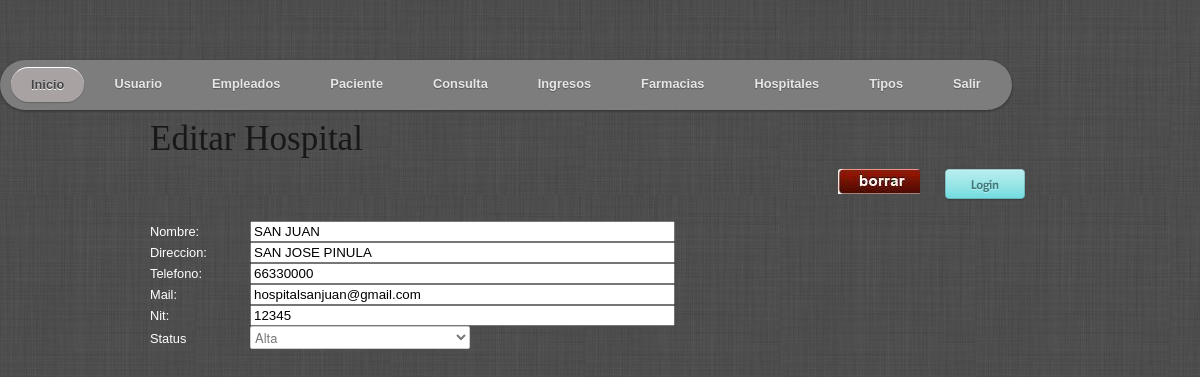
Page /redHospitalaria/Hospitales/editHospital.php?Id=1 (signed in) on the committed database.
### tables this page shows
CREATE TABLE `hospital` (
  `HOSPITAL` int(11) NOT NULL,
  `NOMBRE` varchar(150) NOT NULL,
  `DIRECCION` varchar(100) NOT NULL,
  `TELEFONO` varchar(25) NOT NULL,
  `MAIL` varchar(75) NOT NULL,
  `NIT` varchar(20) NOT NULL,
  `ESTATUS` char(1) NOT NULL,
  PRIMARY KEY (`HOSPITAL`)
);

### redHospitalaria/Hospitales/editHospital.php (the view, shortened to what this page needs)
<!DOCTYPE html>
<html>
<head>
				<link rel="stylesheet" href="../css/base.css">
				<link rel="stylesheet" href="../css/skeleton.css">
				<link rel="stylesheet" href="../css/layout.css">
				<link rel="stylesheet" href="../css/principal.css">
</head>
<body>
<?php include("../includes/menu.php"); ?>
<?php
					$uhospital = $_GET["Id"];
					$unombre="";
					$udireccion="";
					$utelefono="";
					$umail="";
					$unit="";
					if (isset($uhospital))
					{
			$result = mysql_query("SELECT HOSPITAL, NOMBRE, DIRECCION, TELEFONO, MAIL, NIT, ESTATUS FROM redhospitalaria.hospital WHERE HOSPITAL = ".$uhospital.";");
			if ($result ==0)
			{
			echo "Error";
			}else
			{
			$row_array = mysql_fetch_array($result);
			$unombre=$row_array[1];
			$udireccion=$row_array[2];
			$utelefono=$row_array[3];
			$umail=$row_array[4];
			$unit=$row_array[5];
		}
	}
?>
	<form method="POST">
		<table  width="900">
			<h2>Editar Hospital</h2>
			<tr>
			<td color="white">Nombre: </td>
			<td width="800" ><input size="50" name ="NOMBRE" value= "<?php echo $unombre?>"></td>
			</tr>
			<tr>
			<td color="white">Direccion: </td>
			<td><input size="50" name ="DIRECCION" value= "<?php echo $udireccion?>"></td>
			</tr>
			<tr>
			<td color="white">Telefono: </td>
			<td><input size="50" name ="TELEFONO" value= "<?php echo $utelefono?>"></td>
			</tr>
			<tr>
			<td color="white">Mail: </td>
			<td><input size="50" name ="MAIL" value= "<?php echo $umail?>"></td>
			</tr>
			<tr>
			<td color="white">Nit: </td>
			<td><input size="50" name ="NIT" value= "<?php echo $unit?>"></td>
			</tr>
				<tr>
				<td>Status</td>
							<td>
								<SELECT name="ESTATUS">
								<OPTION SELECTED VALUE = "A">Alta
								<OPTION VALUE= "B">Baja
								</SELECT>
							</td>
				</tr>
        								<button name="entrar" type="submit" ></button>
										<button id="borrar" type="reset"></button>
		</table>
	</form>
</body>
</html>

### redHospitalaria/css/base.css (style rules this page uses)
html, body, div, span, applet, object, iframe, h1, h2, h3, h4, h5, h6, p, blockquote, pre, a, abbr, acronym, address, big, cite, code, del, dfn, em, img, ins, kbd, q, s, samp, small, strike, strong, sub, sup, tt, var, b, u, i, center, dl, dt, dd, ol, ul, li, fieldset, form, label, legend, table, caption, tbody, tfoot, thead, tr, th, td, article, aside, canvas, details, embed, figure, figcaption, footer, header, hgroup, menu, nav, output, ruby, section, summary, time, mark, audio, video { margin: 0; padding: 0; border: 0; font-size: 100%; font: inherit; vertical-align: baseline; }
body { line-height: 1; }
table { border-collapse: collapse; border-spacing: 0; }
body { background: url(../images/bg.jpg) #10a5d3; font: 14px/21px "HelveticaNeue", "Helvetica Neue", Helvetica, Arial, sans-serif; color: #444; -webkit-font-smoothing: antialiased; -webkit-text-size-adjust: none; }
h1, h2, h3, h4, h5, h6 { color: #181818; font-family: "Georgia", "Times New Roman", Helvetica, Arial, sans-serif; font-weight: normal; }
h2 { font-size: 35px; line-height: 40px; margin-bottom: 10px; }
a.button, button { background: #eee; background: -moz-linear-gradient(top, rgba(255,255,255,.2) 0%, rgba(0,0,0,.2) 100%); background: -webkit-gradient(linear, left top, left bottom, color-stop(0%,rgba(255,255,255,.2)), color-stop(100%,rgba(0,0,0,.2))); background: -webkit-linear-gradient(top, rgba(255,255,255,.2) 0%,rgba(0,0,0,.2) 100%); background: -o-linear-gradient(top, rgba(255,255,255,.2) 0%,rgba(0,0,0,.2) 100%); background: -ms-linear-gradient(top, rgba(255,255,255,.2) 0%,rgba(0,0,0,.2) 100%); background: linear-gradient(top, rgba(255,255,255,.2) 0%,rgba(0,0,0,.2) 100%); border: 1px solid #aaa; border-top: 1px solid #ccc; border-left: 1px solid #ccc; padding: 4px 12px; -moz-border-radius: 3px; -webkit-border-radius: 3px; border-radius: 3px; color: #444; display: inline-block; font-size: 11px; font-weight: bold; text-decoration: none; text-shadow: 0 1px rgba(255, 255, 255, .75); cursor: pointer; margin-bottom: 20px; line-height: 21px; font-family: "HelveticaNeue", "Helvetica Neue", Helvetica, Arial, sans-serif; }
form { margin-bottom: 20px; }
input[type="text"], input[type="password"], input[type="email"], textarea, select { border: 1px solid #ccc; padding: 6px 4px; outline: none; -moz-border-radius: 2px; -webkit-border-radius: 2px; border-radius: 2px; font: 13px "HelveticaNeue", "Helvetica Neue", Helvetica, Arial, sans-serif; color: #777; margin: 0; width: 210px; max-width: 100%; display: block; margin-bottom: 20px; background: #fff; }
select { padding: 0; }
select { width: 220px; }

### redHospitalaria/css/layout.css (style rules this page uses)
button { background:url(../images/login.png) no-repeat; width:82px; height:32px; border:0px; float: right; margin-right: 24px; }
#borrar { background:url(../images/borrar.png) no-repeat; width:82px; height:32px; border:0px; float: right; margin-right: 24px; }

### redHospitalaria/css/principal.css (style rules this page uses)
body { font: normal .8em/1.5em Arial, Helvetica, sans-serif; background: url(../images/bg.jpg) #ebebeb; width: 900px; margin: 100px auto; color: #666; }

### rows in the picture
hospital: NOMBRE "SAN JUAN", DIRECCION "SAN JOSE PINULA", TELEFONO "66330000", MAIL "hospitalsanjuan@gmail.com", NIT "12345"
